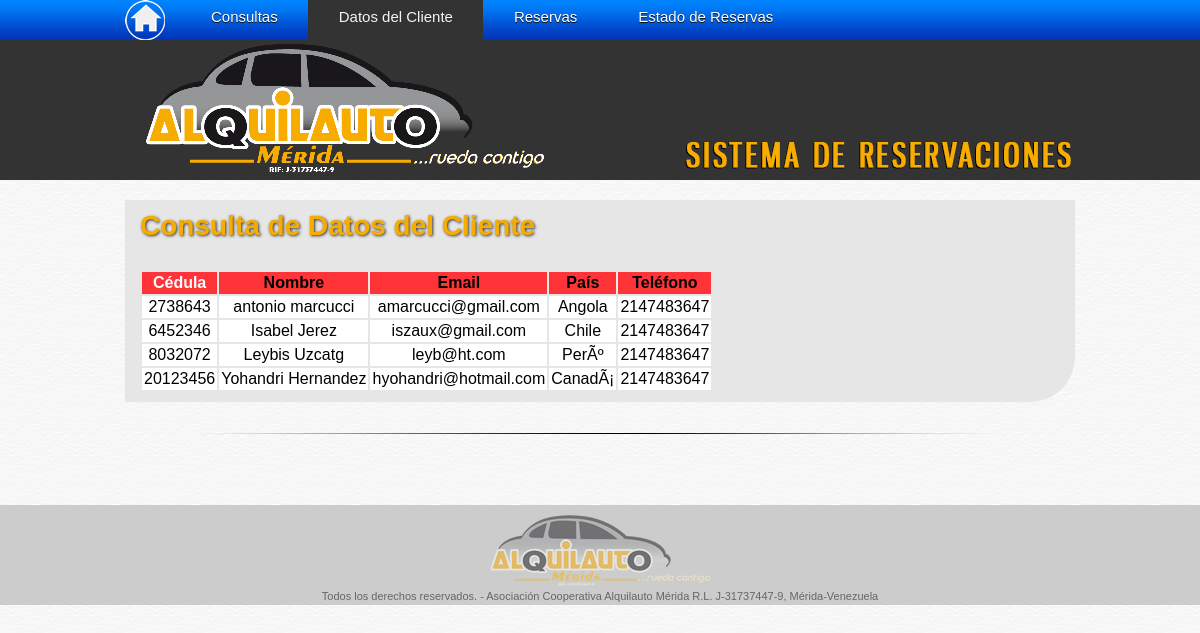
Screenshot of /admin/consultas/datoscliente/allclientes.php with the database file from the repository.
### tables this page shows
CREATE TABLE IF NOT EXISTS `cliente` (
  `cedula_c` int(10) NOT NULL,
  `nombre_c` text NOT NULL,
  `email_c` varchar(30) NOT NULL,
  `pais_c` text NOT NULL,
  `telefono_c` int(21) NOT NULL,
  PRIMARY KEY (`cedula_c`)
);

### admin/consultas/datoscliente/allclientes.php (the view, shortened to what this page needs)
<!DOCTYPE html PUBLIC "-//W3C//DTD XHTML 1.0 Transitional//EN" "http://www.w3.org/TR/xhtml1/DTD/xhtml1-transitional.dtd">
<html xmlns="http://www.w3.org/1999/xhtml">
<head>
<link type="text/css" rel="stylesheet" href="../../../css/estilos.css" media="screen"/>
</head>
<body>
<div id="menu">
  <ul>
  <li><img src="../../../img/home.png" width="40" height="40" style="padding-right:15px;cursor:pointer;" title="Inicio" onclick="location.href='/admin'" /></li>
    <li><a href="../index.php">Consultas</a></li>
    <li><a href="../datoscliente" id="activo">Datos del Cliente</a></li>
    <li><a href="../reservas">Reservas</a></li>
    <li><a href="../e-svehiculos">Estado de Reservas</a></li>
  </ul>
</div>
<div id="fondo"/>
<div id="cabecera">
  <div id="logo">
  	<a href="http://www.alquilauto.com.ve" title="Alquilauto Mérida">
    	<img src="../../../img/logo-alquilauto.png" style="border:none"/>
    </a>
  </div>
</div>
<div id="pagina">
<div class="cont" style="margin-top:20px;">
<h2>Consulta de Datos del Cliente</h2>
<br />
<?php
include ('../../../conexion.php');
		$consulta="SELECT * FROM cliente ORDER BY cedula_c";
		$resultado= mysqli_query($link,$consulta);
			echo "<table border='0' cellpadding='2'><tr align='center'><th   align='center' bgcolor='#FF3338'><font color='#FFF'>Cédula</font></th><th  align='center' bgcolor='#FF3338'>Nombre</th><th   align='center' bgcolor='#FF3338'>Email</th><th   align='center' bgcolor='#FF3338'>País</th><th   align='center' bgcolor='#FF3338'>Teléfono";
while ($fila= mysqli_fetch_row($resultado)){
	echo "<tr align='center'>";
	for($i=0;$i < mysqli_num_fields($resultado);$i++){
		echo "<td  align='center' bgcolor='#FFF'>".$fila[$i]."</td>";
	}
	echo "</tr>";
}
echo "</table>";
?>
</div>
</div>
<div> <img src="../../../img/sepa.png" id="sepa" /> </div>
<div id="pie">
<div id="logo-pie">
</div>
<a name="legal" id="legal">Todos los derechos reservados. - Asociación Cooperativa Alquilauto Mérida R.L. J-31737447-9, Mérida-Venezuela</a></div>
</body>
</html>

### css/estilos.css (style rules this page uses)
body { margin:0; padding:0; background:#fff url(../img/bg.jpg) repeat; font-family:"Trebuchet MS", Arial, Helvetica, sans-serif; overflow-x:hidden; }
a { color:#F7AC00; text-decoration:none; }
h2 { font-size:28px; color: #F7AC00; margin:0; padding-bottom:10px; text-shadow: 1px 1px 3px #333; -moz-text-shadow: 1px 1px 3px #333; -o-text-shadow: 1px 1px 3px #333; -webkit-text-shadow: 1px 1px 3px #333; }
#fondo { margin:0 auto; padding:0; height:140px; width:100%; background:#333; z-index:-10000; }
#cabecera { width:950px; height:140px; margin:0 auto; position:relative; }
#logo { background:no-repeat left top; width:400px; border:none; margin:3px 0 0 5px; position:absolute; height: 130px; }
#menu { width:100%; height:40px; background: url(../img/nav.jpg) repeat-x left top; margin:0 auto; }
#menu ul, li { list-style-type: none; }
#menu ul { margin:0 auto; padding: 0; width:950px; }
#menu li { float:left; position:relative; display:block; }
#menu a { text-decoration: none; color: #fff; text-shadow:0px 1px 0px #111; -moz-text-shadow:0px 1px 0px #111; -o-text-shadow:0px 1px 0px #111; -webkit-text-shadow:0px 1px 0px #111; font-weight: normal; background:#F7AC00 url(../img/sepnav.jpg) no-repeat right top, url(../img/nav.jpg) repeat-x left top; display: block; padding:8px 30px 0 31px; text-align: center; font-size:15px; height:32px; border:none; transition-property:background, color; transition:ease-out 0.4s; transition-delay:0s; -webkit-transition-property:background, color; -webkit-transition:ease-out 0.4s; -webkit-transition-delay:0s; -moz-transition-property:background, color; -moz-transition:ease-out 0.4s; -moz-transition-delay:0s; }
#menu #activo { transition:ease-out 0.4s; background: #333; color:#f4f4f4; text-shadow:none; transition-delay:0s; -webkit-transition-property:background, color; -webkit-transition:ease-out 0.4s; -webkit-transition-delay:0s; -moz-transition-property:background, color; -moz-transition:ease-out 0.4s; -moz-transition-delay:0s; }
#pagina { width:950px; height:595px; top:0; position:relative; margin:0 auto; padding:0; background:#fff url(../img/bg.jpg) repeat; }
.cont { background:#E6E6E6; padding:10px 15px; border-bottom-right-radius:45px; }
#sepa { width:800px; height:3px; bottom:70px; display:block; position:relative; margin:0 auto; }
#pie { width:100%; height:100px; top:0; position:relative; margin:0 auto; padding:0; background:#ccc; text-align: center; clip: rect(auto,auto,0px,auto); }
#legal { margin:0 auto; text-align: center; position:relative; font-size: 11px; color: #666; top:10px; }
#logo-pie { background:url(../img/logo-pie.png) no-repeat; width:220px; height:75px; margin:0 auto; position:relative; top:10px; opacity:0.5; }

### admin/consultas/datoscliente/allclientes.php (style rules this page uses)
#pagina,#reserva-ahora,.cont { height:auto; }
#reserva-ahora,.cont { margin-bottom:100px; }

### rows the page displays
cliente: cedula_c "2738643", nombre_c "antonio marcucci", email_c "amarcucci@gmail.com", pais_c "Angola", telefono_c "2147483647"
cliente: cedula_c "6452346", nombre_c "Isabel Jerez", email_c "iszaux@gmail.com", pais_c "Chile", telefono_c "2147483647"
cliente: cedula_c "8032072", nombre_c "Leybis Uzcatg", email_c "leyb@ht.com", pais_c "PerÃº", telefono_c "2147483647"
cliente: cedula_c "20123456", nombre_c "Yohandri Hernandez", email_c "hyohandri@hotmail.com", pais_c "CanadÃ¡", telefono_c "2147483647"
